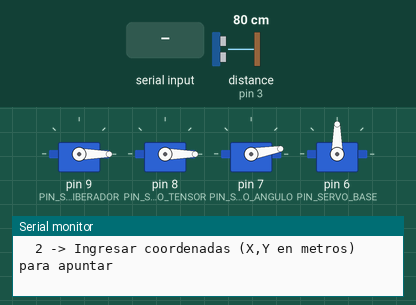
Simulated run of this sketch. Board: Arduino Uno, built with avr-gcc and run on an emulated ATmega328P. On the bench: 4 × servo, the last lines printed to the serial monitor. The inputs (shaded band) are chosen by the test bench; at power-on: distance to the obstacle (sensor on pin 3) 80 cm. The echo pulse lasts 58.3 µs per cm.

Above: at 1.2 s.
1.3 s: "1\n" received over Serial
At 4.1 s:
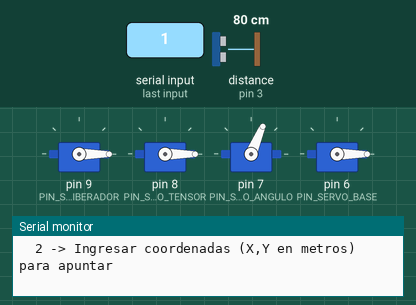
4.3 s: byte 49 ('1') received over Serial
At 5.6 s:
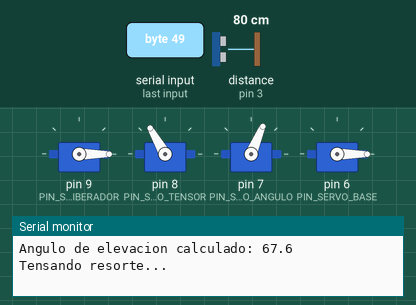
10.3 s: "30,150\n" received over Serial
At 12.09 s:
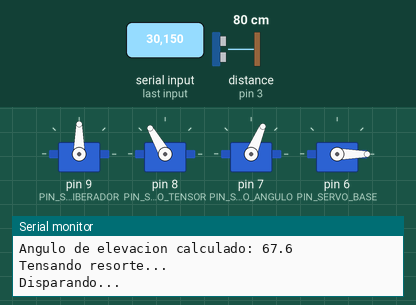
13.3 s: "1,90\n" received over Serial
At 16.0 s:
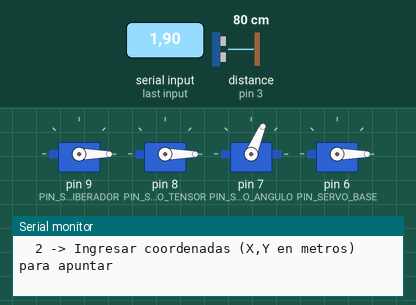
Timing chart, 0 to 17.3 s (numbered marks = the images above; inputs shaded):
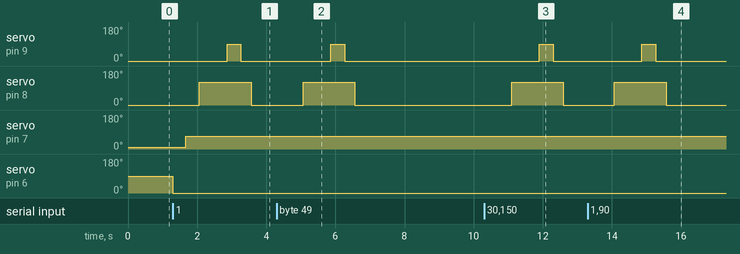

The sketch:

lanzador.ino
```cpp
/*
  ============================================================
  Catapulta robótica de lanzamiento controlado - Arduino Uno
  Taller de Investigación: Modelación y validación experimental
  del movimiento parabólico
  ============================================================

  Servos:
    1) Liberador  -> suelta el brazo para disparar
    2) Tensor     -> tensa/comprime el resorte
    3) Ángulo     -> eleva el cañón (theta)
    4) Base       -> rota la plataforma (phi, azimut)

  Sensor:
    HC-SR04 -> detecta distancia a un objeto/objetivo

  Modos:
    1 -> Barrido automático: gira la base hasta detectar un
         objeto dentro de rango y dispara hacia él.
    2 -> Coordenadas: el usuario indica X,Y (metros) y el
         mecanismo calcula el ángulo de base y de elevación
         necesarios, se posiciona y dispara.

  IMPORTANTE - Calibrar antes de usar:
    - VI: velocidad inicial real del proyectil (ver informe:
      vi = sqrt(k * xmax^2 / m), con k medido por equilibrio
      estático y xmax la compresión máxima del resorte).
    - L_CANON: largo real del tubo desde el eje de rotación
      (el pivote) hasta la boca de salida. El punto de salida
      del proyectil se mueve con el ángulo, así que el cálculo
      del ángulo de elevación ahora hace una búsqueda numérica
      en vez de una fórmula cerrada (ver calcularAnguloElevacion).
    - Los ángulos ANG_* de cada servo dependen del montaje
      mecánico real; ajústense con pruebas físicas.
    - El offset de phiServo depende de cómo quede orientado
      el cero del servo de base respecto al sistema de
      coordenadas que usen para medir X,Y en el laboratorio.

  Esta versión es para ARDUINO UNO (no ESP32). Usa la librería
  "Servo.h" estándar, que ya viene incluida con el IDE de
  Arduino — no hay que instalar nada aparte.

  Nota de hardware: el Arduino Uno trabaja a 5V (a diferencia
  del ESP32, que es de 3.3V), así que el HC-SR04 queda
  conectado directo sin necesidad de divisor de voltaje en el
  pin ECHO. Lo que sí hay que vigilar es la corriente: el pin
  de 5V del Uno no alcanza para alimentar 4 servos a la vez de
  forma confiable, sobre todo en el momento del disparo. Se
  recomienda una fuente externa de 5V para los servos, con el
  GND de esa fuente conectado también al GND del Arduino.
*/

#include <Servo.h>

// ---------------- Pines (Arduino Uno) ----------------
// Se evitan los pines 0 y 1 porque el Uno los usa para el
// Serial (comunicación con la PC); cualquier otro pin digital
// sirve para los servos, la librería Servo no necesita que
// sean pines "PWM marcados con ~".
#define PIN_SERVO_LIBERADOR    9
#define PIN_SERVO_TENSOR       8
#define PIN_SERVO_ANGULO       7
#define PIN_SERVO_BASE         6

#define PIN_TRIG                4
#define PIN_ECHO                3

// ---------------- Posiciones de servo (grados) — CALIBRAR ----------------
const int ANG_LIBERADOR_REPOSO   = 0;
const int ANG_LIBERADOR_DISPARO  = 90;

const int ANG_TENSOR_REPOSO      = 0;
const int ANG_TENSOR_TENSADO     = 120;

const int ANG_ELEVACION_MIN      = 10;
const int ANG_ELEVACION_MAX      = 80;

const int ANG_BASE_MIN           = 0;
const int ANG_BASE_MAX           = 180;

// ---------------- Constantes físicas (de la calibración) ----------------
const float G  = 9.81;     // m/s^2
float VI = 3.20;           // m/s  <-- REEMPLAZAR por el valor medido en el laboratorio
const float L_CANON = 0.30; // m, largo del tubo desde el eje de rotación hasta la boca
const float R_SENSOR = 0.15; // m, distancia del sensor ultrasónico al eje de rotación (va en la base)

// ---------------- Parámetros de detección / barrido ----------------
const float DIST_MIN_DISPARO = 0.30;   // m
const float DIST_MAX_DISPARO = 2.50;   // m, alcance máximo útil del mecanismo
const int   PASO_BARRIDO     = 2;      // grados por paso
const int   RETARDO_PASO_MS  = 60;     // ms entre pasos del barrido

Servo servoLiberador, servoTensor, servoAngulo, servoBase;

void setup() {
  Serial.begin(115200);
  pinMode(PIN_TRIG, OUTPUT);
  pinMode(PIN_ECHO, INPUT);

  servoLiberador.attach(PIN_SERVO_LIBERADOR);
  servoTensor.attach(PIN_SERVO_TENSOR);
  servoAngulo.attach(PIN_SERVO_ANGULO);
  servoBase.attach(PIN_SERVO_BASE);

  servoLiberador.write(ANG_LIBERADOR_REPOSO);
  servoTensor.write(ANG_TENSOR_REPOSO);
  servoAngulo.write(ANG_ELEVACION_MIN);
  servoBase.write(90);

  Serial.println(F("=== Catapulta robotica - Arduino Uno ==="));
  imprimirMenu();
}

void loop() {
  if (Serial.available()) {
    char c = Serial.read();
    if (c == '1') modoAutoDeteccion();
    else if (c == '2') modoCoordenadas();
    else if (c == '\n' || c == '\r') { /* ignorar */ }
    else imprimirMenu();
  }
}

void imprimirMenu() {
  Serial.println();
  Serial.println(F("Selecciona un modo:"));
  Serial.println(F("  1 -> Barrido automatico + disparo al detectar objeto"));
  Serial.println(F("  2 -> Ingresar coordenadas (X,Y en metros) para apuntar"));
}

// ================= Utilidades =================

float medirDistanciaCm() {
  digitalWrite(PIN_TRIG, LOW);
  delayMicroseconds(2);
  digitalWrite(PIN_TRIG, HIGH);
  delayMicroseconds(10);
  digitalWrite(PIN_TRIG, LOW);

  long duracion = pulseIn(PIN_ECHO, HIGH, 30000UL); // timeout ~5 m
  if (duracion == 0) return -1;                     // sin eco

  return duracion * 0.0343f / 2.0f; // cm
}

// Alcance horizontal TOTAL medido desde el eje de rotación (el origen real),
// para un ángulo de elevación dado. Toma en cuenta que el proyectil no sale
// del origen, sino del extremo del tubo (L_CANON de distancia), cuya
// posición cambia con theta: x_lanz = L*cos(theta), y_lanz = L*sin(theta).
float alcanceTotal(float thetaGrados) {
  float thetaRad = thetaGrados * PI / 180.0f;
  float x_lanz = L_CANON * cos(thetaRad);
  float y_lanz = L_CANON * sin(thetaRad);

  float vxi = VI * cos(thetaRad);
  float vyi = VI * sin(thetaRad);

  // Tiempo de vuelo hasta regresar a la altura del eje de rotación (y=0),
  // resolviendo la cuadrática completa en vez de asumir salida al ras del piso.
  float discriminante = vyi * vyi + 2.0f * G * y_lanz;
  if (discriminante < 0) return -1.0f; // no debería ocurrir físicamente
  float t = (vyi + sqrt(discriminante)) / G;

  return x_lanz + vxi * t;
}

// Ángulo de elevación (grados) para alcanzar un rango R (m), dado VI y L_CANON.
// Ya no existe una fórmula cerrada simple (el punto de salida se mueve con
// theta), así que se prueba un barrido fino de ángulos entre
// ANG_ELEVACION_MIN y ANG_ELEVACION_MAX y se usa el que más se acerque a R.
bool calcularAnguloElevacion(float R_metros, float &thetaGrados) {
  const float PASO = 0.1f; // resolución de la búsqueda, en grados
  const float TOLERANCIA = 0.03f; // 3 cm — si no se acerca más que esto, se considera fuera de alcance

  float mejorTheta = -1.0f;
  float mejorError = 1e9f;

  for (float theta = ANG_ELEVACION_MIN; theta <= ANG_ELEVACION_MAX; theta += PASO) {
    float R = alcanceTotal(theta);
    if (R < 0) continue;
    float error = fabs(R - R_metros);
    if (error < mejorError) {
      mejorError = error;
      mejorTheta = theta;
    }
  }

  if (mejorTheta < 0 || mejorError > TOLERANCIA) return false; // fuera de alcance real del mecanismo

  thetaGrados = mejorTheta;
  return true;
}

void tensarResorte() {
  Serial.println(F("Tensando resorte..."));
  servoTensor.write(ANG_TENSOR_TENSADO);
  delay(800);
}

void cargarYDisparar() {
  Serial.println(F("Disparando..."));
  servoLiberador.write(ANG_LIBERADOR_DISPARO);
  delay(400);
  servoLiberador.write(ANG_LIBERADOR_REPOSO);
  delay(300);
  servoTensor.write(ANG_TENSOR_REPOSO);
  delay(300);
}

void moverAngulo(float grados) {
  grados = constrain(grados, ANG_ELEVACION_MIN, ANG_ELEVACION_MAX);
  servoAngulo.write(grados);
  delay(400);
}

// Movimiento rápido de la base, usado durante el barrido
void moverBase(float grados) {
  grados = constrain(grados, ANG_BASE_MIN, ANG_BASE_MAX);
  servoBase.write(grados);
}

// Movimiento suave/directo de la base, usado en el modo de coordenadas
void moverBaseDirecto(float grados) {
  grados = constrain(grados, ANG_BASE_MIN, ANG_BASE_MAX);
  int actual = servoBase.read();
  int paso = (grados > actual) ? 1 : -1;
  for (int a = actual; a != (int)grados; a += paso) {
    servoBase.write(a);
    delay(15);
  }
  servoBase.write((int)grados);
}

// ================= MODO 1: barrido + deteccion =================
void modoAutoDeteccion() {
  Serial.println(F("Modo 1: barriendo hasta detectar un objeto..."));
  bool detectado = false;

  for (int angBase = ANG_BASE_MIN; angBase <= ANG_BASE_MAX && !detectado; angBase += PASO_BARRIDO) {
    moverBase(angBase);
    delay(RETARDO_PASO_MS);

    float distCm = medirDistanciaCm();
    if (distCm < 0) continue;

    float distM = distCm / 100.0f;

    if (distM >= DIST_MIN_DISPARO && distM <= DIST_MAX_DISPARO) {
      // El sensor está a R_SENSOR del eje, no en el eje mismo, así que
      // hay que sumar ese offset para obtener la distancia real desde
      // el eje de rotación (el origen que usan todos los cálculos).
      float distDesdeEje = distM + R_SENSOR;

      Serial.print(F("Objeto detectado a "));
      Serial.print(distM, 2);
      Serial.print(F(" m del sensor ("));
      Serial.print(distDesdeEje, 2);
      Serial.print(F(" m desde el eje), base = "));
      Serial.print(angBase);
      Serial.println(F(" grados"));

      float theta;
      if (calcularAnguloElevacion(distDesdeEje, theta)) {
        Serial.print(F("Angulo de elevacion calculado: "));
        Serial.println(theta, 1);

        moverAngulo(theta);
        tensarResorte();
        cargarYDisparar();
        detectado = true;
      } else {
        Serial.println(F("Distancia fuera del alcance fisico del mecanismo, se ignora."));
      }
    }
  }

  if (!detectado) {
    Serial.println(F("No se detecto ningun objeto en el barrido completo."));
  }
  imprimirMenu();
}

// ================= MODO 2: coordenadas indicadas por el usuario =================
void modoCoordenadas() {
  Serial.println(F("Modo 2: ingresa X e Y en metros, separados por coma (ej: 1.20,0.80)"));

  while (!Serial.available()) { delay(10); }
  String entrada = Serial.readStringUntil('\n');
  entrada.trim();

  int idxComa = entrada.indexOf(',');
  if (idxComa == -1) {
    Serial.println(F("Formato invalido. Usa X,Y (ej: 1.20,0.80)"));
    imprimirMenu();
    return;
  }

  float X = entrada.substring(0, idxComa).toFloat();
  float Y = entrada.substring(idxComa + 1).toFloat();

  float R = sqrt(X * X + Y * Y);
  float phiGrados = atan2(Y, X) * 180.0f / PI;

  // AJUSTAR este offset segun la orientacion fisica del cero del
  // servo de base respecto al sistema de coordenadas del laboratorio.
  float phiServo = constrain(phiGrados + 90.0f, (float)ANG_BASE_MIN, (float)ANG_BASE_MAX);

  float theta;
  if (!calcularAnguloElevacion(R, theta)) {
    Serial.println(F("Esas coordenadas estan fuera del alcance fisico del mecanismo."));
    imprimirMenu();
    return;
  }

  Serial.print(F("R = ")); Serial.print(R, 2); Serial.println(F(" m"));
  Serial.print(F("Base -> ")); Serial.print(phiServo, 1); Serial.println(F(" grados"));
  Serial.print(F("Elevacion -> ")); Serial.print(theta, 1); Serial.println(F(" grados"));

  moverBaseDirecto(phiServo);
  moverAngulo(theta);
  tensarResorte();
  cargarYDisparar();

  imprimirMenu();
}
```

Measured:
- after the input at 1.3 s, servo on pin 9 (PIN_SERVO_LIBERADOR): 0° → 90° after 1.6 s, → 0° 0.40 s later; servo on pin 8 (PIN_SERVO_TENSOR): 0° → 120° after 0.77 s, → 0° 1.5 s later; servo on pin 7 (PIN_SERVO_ANGULO): 10° → 67° after 0.36 s; servo on pin 6 (PIN_SERVO_BASE): 90° → 0° at once
- after the input at 4.3 s, servo on pin 9 (PIN_SERVO_LIBERADOR): 0° → 90° after 1.6 s, → 0° 0.40 s later; servo on pin 8 (PIN_SERVO_TENSOR): 0° → 120° after 0.77 s, → 0° 1.5 s later
- after the input at 10.3 s, servo on pin 9 (PIN_SERVO_LIBERADOR): 0° → 90° after 1.6 s, → 0° 0.40 s later; servo on pin 8 (PIN_SERVO_TENSOR): 0° → 120° after 0.80 s, → 0° 1.5 s later
- after the input at 13.3 s, servo on pin 9 (PIN_SERVO_LIBERADOR): 0° → 90° after 1.6 s, → 0° 0.40 s later; servo on pin 8 (PIN_SERVO_TENSOR): 0° → 120° after 0.77 s, → 0° 1.5 s later
